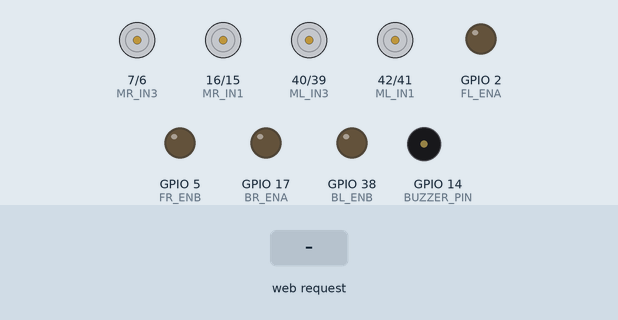
Simulated run of this sketch. Board: ESP32-S3. Shown: motor-driver pin pairs drawn as motors (green arrow = first pin HIGH = forward, orange = second pin HIGH = backward, longer = more drive), output pins drawn as LEDs (lit = HIGH), buzzer (waves = sounding, pin HIGH). Inputs (shaded band) come from the test bench.

Above: at 1.3 s.
1.4 s: HTTP request GET /f received
At 2.6 s:
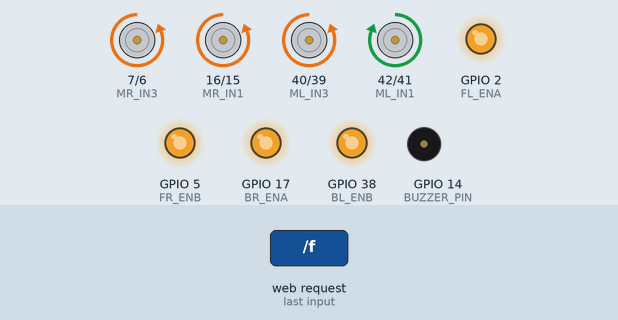
2.9 s: HTTP request GET /b received
At 3.8 s:
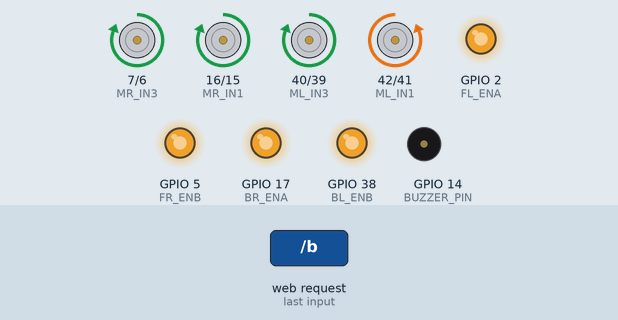
4.4 s: HTTP request GET /sl received
At 4.9 s:
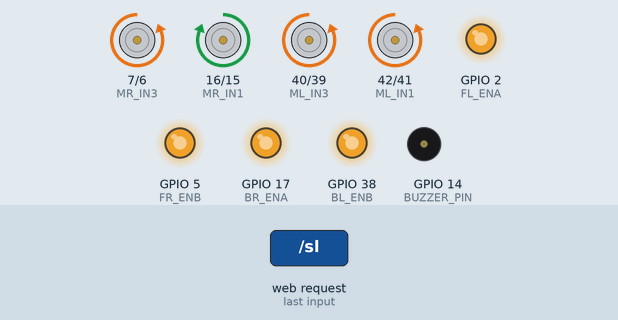
5.9 s: HTTP request GET /sr received
At 7.1 s:
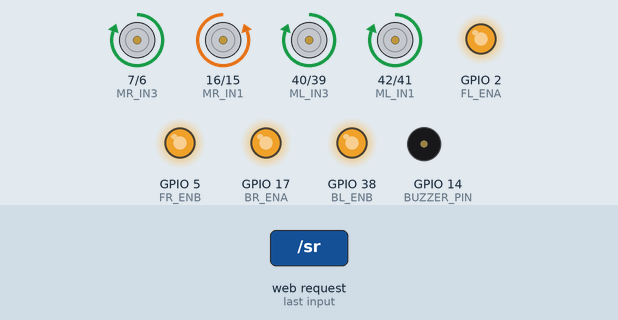
7.4 s: HTTP request GET /slf received
At 8.4 s:
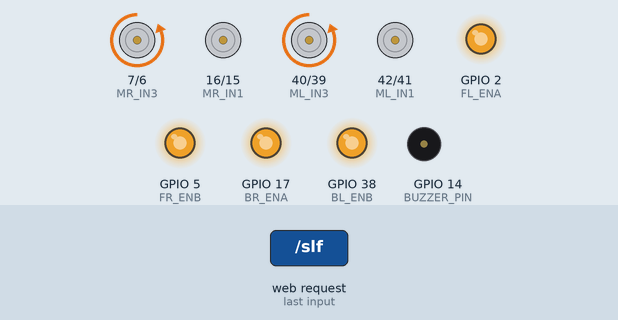
8.9 s: HTTP request GET /srf received
At 9.6 s:
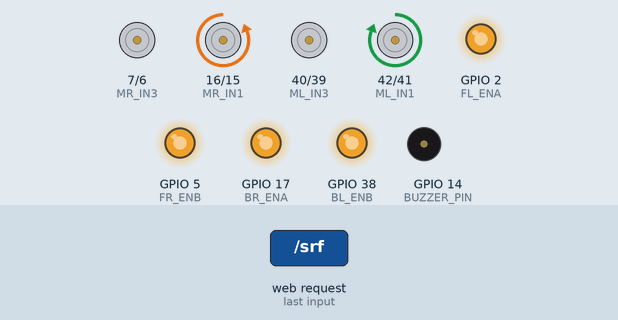
Timing chart, 0 to 11.4 s (numbered marks = the images above; inputs shaded):
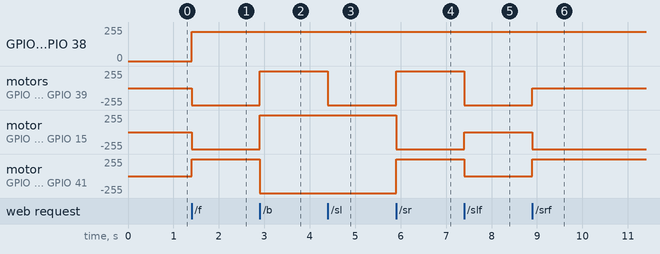

The sketch:

ESP32S3RC.ino
```cpp
#include <Arduino.h>
#include "Motor.h"
#include "WARC.h"

void setup()
{
  Serial.begin(115200);
  motorsetup();
  warcSetup();
}

void loop()
{
  warcLoop();
}
```

Motor.cpp
```cpp
#include <Arduino.h>
#include "Motor.h"

#define MR_IN1 16 //backright motor
#define MR_IN2 15 //backright motor
#define MR_IN3 7  //frontright motor
#define MR_IN4 6  //frontright motor

#define ML_IN1 42 //frontleft motor
#define ML_IN2 41 //frontleft motor
#define ML_IN3 40 //backleft motor
#define ML_IN4 39 //backleft motor

#define BR_ENA 17  //Pin speed backright motor
#define FR_ENB 5   //Pin speed frontright motor
#define FL_ENA 2   //Pin speed frontleft motor
#define BL_ENB 38  //Pin speed backleft motor

uint8_t BR_Speed = 220;  //Adjust speed backright motor
uint8_t FR_Speed = 220;  //Adjust speed frontright motor
uint8_t BL_Speed = 220;  //Adjust speed backleft motor
uint8_t FL_Speed = 220;  //Adjust speed frontleft motor

void motorsetup()
{
  pinMode(MR_IN1, OUTPUT);
  pinMode(MR_IN2, OUTPUT);
  pinMode(MR_IN3, OUTPUT);
  pinMode(MR_IN4, OUTPUT);
  pinMode(ML_IN1, OUTPUT);
  pinMode(ML_IN2, OUTPUT);
  pinMode(ML_IN3, OUTPUT);
  pinMode(ML_IN4, OUTPUT);
  pinMode(FL_ENA, OUTPUT);
  pinMode(BL_ENB, OUTPUT);
  pinMode(BR_ENA, OUTPUT);
  pinMode(FR_ENB, OUTPUT);
  stop(100);
}
void forward(int d)
{
  analogWrite(BR_ENA, BR_Speed); //Pin speed //backright motor
  analogWrite(FR_ENB, FR_Speed); //Pin speed //frontright motor
  analogWrite(BL_ENB, BL_Speed); //Pin speed //backleft motor
  analogWrite(FL_ENA, FL_Speed); //Pin speed //frontleft motor

  digitalWrite(MR_IN1, 0);  //backright motor
  digitalWrite(MR_IN2, 1);   //backright motor
  digitalWrite(MR_IN3, 0);  //frontright motor
  digitalWrite(MR_IN4, 1);   //frontright motor
  digitalWrite(ML_IN1, 1);  //frontleft motor
  digitalWrite(ML_IN2, 0);   //frontleft motor
  digitalWrite(ML_IN3, 0);  //backleft motor
  digitalWrite(ML_IN4, 1);   //backleft motor
  delay(d);
}

void backward(int d)
{
  analogWrite(BR_ENA, BR_Speed); //Pin speed //backright motor
  analogWrite(FR_ENB, FR_Speed); //Pin speed //frontright motor
  analogWrite(BL_ENB, BL_Speed); //Pin speed //backleft motor
  analogWrite(FL_ENA, FL_Speed); //Pin speed //frontleft motor

  digitalWrite(MR_IN1, 1);   //backright motor
  digitalWrite(MR_IN2, 0);  //backright motor
  digitalWrite(MR_IN3, 1);   //frontright motor
  digitalWrite(MR_IN4, 0);  //frontright motor
  digitalWrite(ML_IN1, 0);   //frontleft motor
  digitalWrite(ML_IN2, 1);  //frontleft motor
  digitalWrite(ML_IN3, 1);   //backleft motor
  digitalWrite(ML_IN4, 0);  //backleft motor
  delay(d);
}

void turn_right(int d)
{
  analogWrite(BR_ENA, BR_Speed); //Pin speed //backright motor
  analogWrite(FR_ENB, FR_Speed); //Pin speed //frontright motor
  analogWrite(BL_ENB, BL_Speed); //Pin speed //backleft motor
  analogWrite(FL_ENA, FL_Speed); //Pin speed //frontleft motor

  digitalWrite(MR_IN1, 1);   //backright motor
  digitalWrite(MR_IN2, 0);  //backright motor
  digitalWrite(MR_IN3, 1);   //frontright motor
  digitalWrite(MR_IN4, 0);  //frontright motor
  digitalWrite(ML_IN1, 1);  //frontleft motor
  digitalWrite(ML_IN2, 0);   //frontleft motor
  digitalWrite(ML_IN3, 0);  //backleft motor
  digitalWrite(ML_IN4, 1);   //backleft motor
  delay(d);
}

void turn_left(int d)
{
  analogWrite(BR_ENA, BR_Speed); //Pin speed //backright motor
  analogWrite(FR_ENB, FR_Speed); //Pin speed //frontright motor
  analogWrite(BL_ENB, BL_Speed); //Pin speed //backleft motor
  analogWrite(FL_ENA, FL_Speed); //Pin speed //frontleft motor

  digitalWrite(MR_IN1, 0);  //backright motor
  digitalWrite(MR_IN2, 1);   //backright motor
  digitalWrite(MR_IN3, 0);  //frontright motor
  digitalWrite(MR_IN4, 1);   //frontright motor
  digitalWrite(ML_IN1, 0);   //frontleft motor
  digitalWrite(ML_IN2, 1);  //frontleft motor
  digitalWrite(ML_IN3, 1);   //backleft motor
  digitalWrite(ML_IN4, 0);  //backleft motor
  delay(d);
}

void slide_left(int d)
{
  analogWrite(BR_ENA, BR_Speed); //Pin speed //backright motor
  analogWrite(FR_ENB, FR_Speed); //Pin speed //frontright motor
  analogWrite(BL_ENB, BL_Speed); //Pin speed //backleft motor
  analogWrite(FL_ENA, FL_Speed); //Pin speed //frontleft motor

  digitalWrite(MR_IN1, 1);   //backright motor
  digitalWrite(MR_IN2, 0);  //backright motor
  digitalWrite(MR_IN3, 0);  //frontright motor
  digitalWrite(MR_IN4, 1);   //frontright motor
  digitalWrite(ML_IN1, 0);   //frontleft motor
  digitalWrite(ML_IN2, 1);  //frontleft motor
  digitalWrite(ML_IN3, 0);  //backleft motor
  digitalWrite(ML_IN4, 1);   //backleft motor
  delay(d);
}

void slide_right(int d)
{
  analogWrite(BR_ENA, BR_Speed); //Pin speed //backright motor
  analogWrite(FR_ENB, FR_Speed); //Pin speed //frontright motor
  analogWrite(BL_ENB, BL_Speed); //Pin speed //backleft motor
  analogWrite(FL_ENA, FL_Speed); //Pin speed //frontleft motor

  digitalWrite(MR_IN1, 0);  //backright motor
  digitalWrite(MR_IN2, 1);   //backright motor
  digitalWrite(MR_IN3, 1);   //frontright motor
  digitalWrite(MR_IN4, 0);  //frontright motor
  digitalWrite(ML_IN1, 1);  //frontleft motor
  digitalWrite(ML_IN2, 0);   //frontleft motor
  digitalWrite(ML_IN3, 1);   //backleft motor
  digitalWrite(ML_IN4, 0);  //backleft motor
  delay(d);
}

void slide_left_forward(int d)
{
  analogWrite(BR_ENA, BR_Speed); //Pin speed //backright motor
  analogWrite(FR_ENB, FR_Speed); //Pin speed //frontright motor
  analogWrite(BL_ENB, BL_Speed); //Pin speed //backleft motor
  analogWrite(FL_ENA, FL_Speed); //Pin speed //frontleft motor

  digitalWrite(MR_IN1, 0);   //backright motor
  digitalWrite(MR_IN2, 0);   //backright motor
  digitalWrite(MR_IN3, 0);  //frontright motor
  digitalWrite(MR_IN4, 1);   //frontright motor
  digitalWrite(ML_IN1, 0);   //frontleft motor
  digitalWrite(ML_IN2, 0);   //frontleft motor
  digitalWrite(ML_IN3, 0);  //backleft motor
  digitalWrite(ML_IN4, 1);   //backleft motor
  delay(d);
}

void slide_right_forward(int d)
{
  analogWrite(BR_ENA, BR_Speed); //Pin speed //backright motor
  analogWrite(FR_ENB, FR_Speed); //Pin speed //frontright motor
  analogWrite(BL_ENB, BL_Speed); //Pin speed //backleft motor
  analogWrite(FL_ENA, FL_Speed); //Pin speed //frontleft motor

  digitalWrite(MR_IN1, 0);  //backright motor
  digitalWrite(MR_IN2, 1);   //backright motor
  digitalWrite(MR_IN3, 0);   //frontright motor
  digitalWrite(MR_IN4, 0);   //frontright motor
  digitalWrite(ML_IN1, 1);  //frontleft motor
  digitalWrite(ML_IN2, 0);   //frontleft motor
  digitalWrite(ML_IN3, 0);   //backleft motor
  digitalWrite(ML_IN4, 0);   //backleft motor
  delay(d);
}

void slide_left_backward(int d)
{
  analogWrite(BR_ENA, BR_Speed); //Pin speed //backright motor
  analogWrite(FR_ENB, FR_Speed); //Pin speed //frontright motor
  analogWrite(BL_ENB, BL_Speed); //Pin speed //backleft motor
  analogWrite(FL_ENA, FL_Speed); //Pin speed //frontleft motor

  digitalWrite(MR_IN1, 1);   //backright motor
  digitalWrite(MR_IN2, 0);  //backright motor
  digitalWrite(MR_IN3, 0);   //frontright motor
  digitalWrite(MR_IN4, 0);   //frontright motor
  digitalWrite(ML_IN1, 0);   //frontleft motor
  digitalWrite(ML_IN2, 1);  //frontleft motor
  digitalWrite(ML_IN3, 0);   //backleft motor
  digitalWrite(ML_IN4, 0);   //backleft motor
  delay(d);
}

void slide_right_backward(int d)
{
  analogWrite(BR_ENA, BR_Speed); //Pin speed //backright motor
  analogWrite(FR_ENB, FR_Speed); //Pin speed //frontright motor
  analogWrite(BL_ENB, BL_Speed); //Pin speed //backleft motor
  analogWrite(FL_ENA, FL_Speed); //Pin speed //frontleft motor

  digitalWrite(MR_IN1, 0);   //backright motor
  digitalWrite(MR_IN2, 0);   //backright motor
  digitalWrite(MR_IN3, 1);   //frontright motor
  digitalWrite(MR_IN4, 0);  //frontright motor
  digitalWrite(ML_IN1, 0);   //frontleft motor
  digitalWrite(ML_IN2, 0);   //frontleft motor
  digitalWrite(ML_IN3, 1);   //backleft motor
  digitalWrite(ML_IN4, 0);  //backleft motor
  delay(d);
}

void stop(int d)
{
  digitalWrite(MR_IN1, 0);  //backright motor
  digitalWrite(MR_IN2, 0);  //backright motor
  digitalWrite(MR_IN3, 0);  //frontright motor
  digitalWrite(MR_IN4, 0);  //frontright motor
  digitalWrite(ML_IN1, 0);  //frontleft motor
  digitalWrite(ML_IN2, 0);  //frontleft motor
  digitalWrite(ML_IN3, 0);  //backleft motor
  digitalWrite(ML_IN4, 0);  //backleft motor
  delay(d);
}
```

Motor.h
```cpp
#ifndef MOTOR_H
#define MOTOR_H

#include <Arduino.h>

extern uint8_t BR_Speed;
extern uint8_t FR_Speed;
extern uint8_t BL_Speed;
extern uint8_t FL_Speed;

void motorsetup();
void forward(int d);
void backward(int d);
void turn_right(int d);
void turn_left(int d);
void slide_left(int d);
void slide_right(int d);
void slide_left_forward(int d);
void slide_right_forward(int d);
void slide_left_backward(int d);
void slide_right_backward(int d);
void stop(int d);

#endif
```

WARC.cpp
```cpp
 #include <Arduino.h>
#include <WiFi.h>
#include <WebServer.h>

#include "Motor.h"
#include "WARC.h"

const char* ap_ssid = "ESP32_RC";
const char* ap_pass = "12345678";

WebServer server(80);

#define BUZZER_PIN 14

// ================= PAGE =================
const char page[] PROGMEM = R"====(

<!DOCTYPE html>
<html>

<head>
<meta name="viewport" content="width=device-width, initial-scale=1, maximum-scale=1">

<style>

body{
 font-family:Arial;
 display:flex;
 flex-direction:column;
 align-items:center;
 background:#111;
 color:#ddd;

 user-select:none;
 -webkit-user-select:none;
 -ms-user-select:none;
}

h1,h2{ color:#4fd1c5; }

.arrows{ font-size:70px;color:#eee; }
.circularArrows{ font-size:80px;color:#bbb; }

td{
 background:#1c1c1c;
 border-radius:35%;
 box-shadow:4px 4px #000;
 text-align:center;
}

td:active{
 transform:translate(4px,4px);
 box-shadow:none;
}

#buzzer{ background:#3a1f1f; }

table{
 width:400px;
 margin:auto;
 table-layout:fixed;
}

</style>

<script>

/* ===== SEND COMMAND ===== */
function send(c)
{
 fetch('/'+c);
}

/* ===== TOUCH + MOUSE BIND ===== */
function bind(id,cmd)
{
 let el=document.getElementById(id);

 el.onmousedown  = ()=>send(cmd);
 el.ontouchstart = ()=>send(cmd);

 el.onmouseup    = ()=>send('s');
 el.onmouseleave = ()=>send('s');
 el.ontouchend   = ()=>send('s');
}

/* ===== KEYBOARD CONTROL ===== */

const keys = {};

document.addEventListener("keydown",function(e)
{
 keys[e.key.toLowerCase()] = true;
 handleKeys();
});

document.addEventListener("keyup",function(e)
{
 keys[e.key.toLowerCase()] = false;
 handleKeys();
});

function handleKeys()
{
 /* DIAGONAL */
 if((keys["w"]||keys["arrowup"]) && keys["a"])
  return send("slf");

 if((keys["w"]||keys["arrowup"]) && keys["d"])
  return send("srf");

 if((keys["s"]||keys["arrowdown"]) && keys["a"])
  return send("slb");

 if((keys["s"]||keys["arrowdown"]) && keys["d"])
  return send("srb");

 /* STRAIGHT */
 if(keys["w"]||keys["arrowup"])
  return send("f");

 if(keys["s"]||keys["arrowdown"])
  return send("b");

 /* SLIDE */
 if(keys["a"])
  return send("sl");

 if(keys["d"])
  return send("sr");

 /* ROTATE */
 if(keys["q"]||keys["arrowleft"])
  return send("l");

 if(keys["e"]||keys["arrowright"])
  return send("r");

 /* BUZZER HOLD */
 if(keys[" "])
  return send("bz");

 /* STOP */
 send("s");
}

/* ===== INIT ===== */

window.onload=function()
{
 bind("f","f");
 bind("b","b");

 bind("sl","sl");
 bind("sr","sr");

 bind("slf","slf");
 bind("srf","srf");
 bind("slb","slb");
 bind("srb","srb");

 bind("tl","l");
 bind("tr","r");

 bind("buzzer","bz");
}

</script>

</head>

<body>

<h1>AGV Web Controller</h1>
<h2>Wi-Fi AP Mode</h2>

<table cellspacing="10">

<tr>
<td id="slf"><span class="arrows">&#11017;</span></td>
<td id="f"><span class="arrows">&#8679;</span></td>
<td id="srf"><span class="arrows">&#11016;</span></td>
</tr>

<tr>
<td id="sl"><span class="arrows">&#8678;</span></td>
<td id="buzzer"><span class="arrows">&#128266;</span></td>
<td id="sr"><span class="arrows">&#8680;</span></td>
</tr>

<tr>
<td id="slb"><span class="arrows">&#11019;</span></td>
<td id="b"><span class="arrows">&#8681;</span></td>
<td id="srb"><span class="arrows">&#11018;</span></td>
</tr>

<tr>
<td id="tl"><span class="circularArrows">&#8634;</span></td>
<td style="background:transparent; box-shadow:none; border:none;"></td>
<td id="tr"><span class="circularArrows">&#8635;</span></td>
</tr>

</table>

</body>
</html>
)====";

// ================= HANDLERS =================

void handleRoot ()
{
server.send(200,"text/html",page);
}

void cmdF () { forward(0); server.send(200); }
void cmdB () { backward(0); server.send(200); }

void cmdSL () { slide_left(0); server.send(200); }
void cmdSR () { slide_right(0); server.send(200); }

void cmdSLF () { slide_left_forward(0); server.send(200); }
void cmdSRF () { slide_right_forward(0); server.send(200); }

void cmdSLB () { slide_left_backward(0); server.send(200); }
void cmdSRB () { slide_right_backward(0); server.send(200); }

void cmdTL () { turn_left(0); server.send(200); }
void cmdTR () { turn_right(0); server.send(200); }

void cmdS ()
{
stop(0);
digitalWrite(BUZZER_PIN,LOW);   // STOP BUZZER
server.send(200);
}

// ---- HOLD BUZZER ----
void cmdBZ ()
{
digitalWrite(BUZZER_PIN,HIGH);
server.send(200);
}

// ================= SETUP =================

void warcSetup ()
{
Serial.begin(115200);

pinMode(BUZZER_PIN,OUTPUT);
digitalWrite(BUZZER_PIN,LOW);

WiFi.mode(WIFI_AP);
WiFi.softAP(ap_ssid, ap_pass);

server.on("/",handleRoot);

server.on("/f",cmdF);
server.on("/b",cmdB);

server.on("/sl",cmdSL);
server.on("/sr",cmdSR);

server.on("/slf",cmdSLF);
server.on("/srf",cmdSRF);
server.on("/slb",cmdSLB);
server.on("/srb",cmdSRB);

server.on("/l",cmdTL);
server.on("/r",cmdTR);

server.on("/s",cmdS);
server.on("/bz",cmdBZ);

server.begin();
}

void warcLoop ()
{
server.handleClient();
}
```

WARC.h
```cpp
#ifndef WARC_H
#define WARC_H

#include <Arduino.h>

void warcSetup();
void warcLoop();

#endif
```

Measured:
- after the input at 1.4 s, GPIO 2 (FL_ENA), GPIO 5 (FR_ENB): 0/255 → 220/255 at once
- after the input at 2.9 s, motor on GPIO 7 (MR_IN3) / GPIO 6 (MR_IN4), motor on GPIO 16 (MR_IN1) / GPIO 15 (MR_IN2), motor on GPIO 40 (ML_IN3) / GPIO 39 (ML_IN4): backward 255/255 → forward 255/255 at once; motor on GPIO 42 (ML_IN1) / GPIO 41 (ML_IN2): forward 255/255 → backward 255/255 at once
- after the input at 4.4 s, motor on GPIO 7 (MR_IN3) / GPIO 6 (MR_IN4), motor on GPIO 40 (ML_IN3) / GPIO 39 (ML_IN4): forward 255/255 → backward 255/255 at once
- after the input at 5.9 s, motor on GPIO 7 (MR_IN3) / GPIO 6 (MR_IN4), motor on GPIO 40 (ML_IN3) / GPIO 39 (ML_IN4), motor on GPIO 42 (ML_IN1) / GPIO 41 (ML_IN2): backward 255/255 → forward 255/255 at once; motor on GPIO 16 (MR_IN1) / GPIO 15 (MR_IN2): forward 255/255 → backward 255/255 at once
- after the input at 7.4 s, motor on GPIO 7 (MR_IN3) / GPIO 6 (MR_IN4), motor on GPIO 40 (ML_IN3) / GPIO 39 (ML_IN4): forward 255/255 → backward 255/255 at once; motor on GPIO 16 (MR_IN1) / GPIO 15 (MR_IN2): backward 255/255 → stopped at once; motor on GPIO 42 (ML_IN1) / GPIO 41 (ML_IN2): forward 255/255 → stopped at once
- after the input at 8.9 s, motor on GPIO 7 (MR_IN3) / GPIO 6 (MR_IN4), motor on GPIO 40 (ML_IN3) / GPIO 39 (ML_IN4): backward 255/255 → stopped at once; motor on GPIO 16 (MR_IN1) / GPIO 15 (MR_IN2): stopped → backward 255/255 at once; motor on GPIO 42 (ML_IN1) / GPIO 41 (ML_IN2): stopped → forward 255/255 at once
